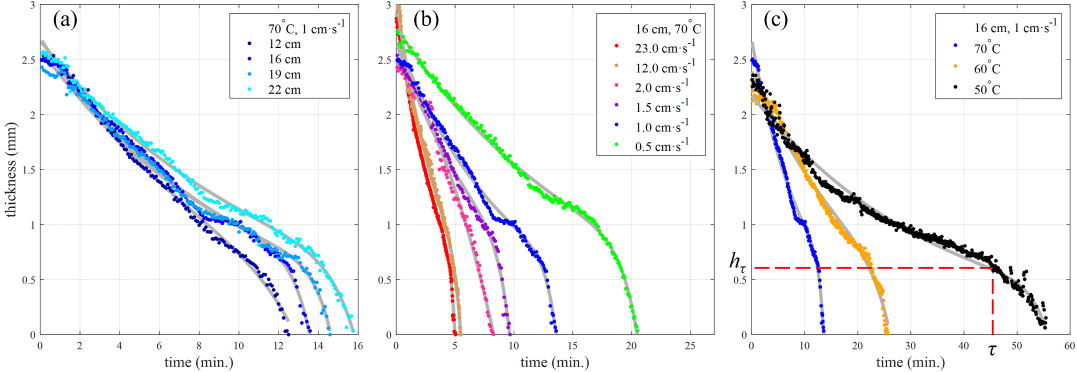
#> input picture revision_R2/source_data/published_figures/Zhang2025_JFE_Fig6.png, 2153 x 743 px (shown at 1/2 size)
$ python e15_digitise_published_cleaning_data.py
#> lines starting #> are read from the running program, lines starting #| are printed output that depends on the picture; after the words box and inside, x2 and y2 are one past the last pixel; in counts of white or black regions, pixels touching at a corner belong together
# Author: Ketney Otto
# Affiliation: "Lucian Blaga" University of Sibiu, Department of Agricultural
#              Science and Food Engineering, Dr. I. Ratiu Street, no. 7-9, 550012 Sibiu, Romania
# Contact: otto.ketney@ulbsibiu.ro | orcid.org/0000-0003-1638-1154

"""E15 - Digitisation of published experimental cleaning curves (revision R2).

Sources (both open access, CC BY 4.0; images in ../source_data/published_figures):
  Zhang et al. (2025) J. Food Eng. 400, 112636  - Figs. 6, 9 and 11
  Wiese et al. (2024) Heat Mass Transfer 60, 829-840 - Fig. 10a

Method: every axis is calibrated by linear regression on the pixel positions of its
tick/grid lines (listed below, detected on the native-resolution images); the data
series are separated by colour. Isolated markers (Figs. 9, 11 and Wiese 10a) are
located as centroids of connected components; dense overlapping markers (Fig. 6) are
reduced to the median ordinate per time bin. No point is picked by hand.

Output: ../outputs/E15_digitised_curves.csv, E15_axis_calibration.csv,
        E15_published_scalar_observations.csv
"""
import os
import numpy as np
import pandas as pd
from PIL import Image
from scipy import ndimage as ndi

HERE = os.path.dirname(os.path.abspath(__file__))
FIG = os.path.join(HERE, "..", "source_data", "published_figures")
OUT = os.path.join(HERE, "..", "outputs")

BLUE, NAVY, SKY, CYAN = (0, 0, 255), (0, 0, 160), (0, 160, 255), (0, 240, 255)
RED, TAN, PINK, PURPLE, GREEN, ORANGE = (255, 0, 0), (222, 160, 95), (255, 50, 150), (150, 0, 220), (0, 255, 0), (255, 170, 0)

# Axis calibration tables: (pixel, value) pairs read from frame, tick and grid lines.
PANELS = {
    # ---------------- Zhang et al. (2025), Fig. 6: thickness (mm) vs time (min)
    "Z6a": dict(img="Zhang2025_JFE_Fig6.png", box=(82, 715, 11, 667),
                xcal=[(80, 0), (159.5, 2), (239, 4), (318.5, 6), (398, 8), (477.5, 10), (557, 12), (636.5, 14), (716, 16)],
                ycal=[(9, 3), (119, 2.5), (228.5, 2), (339, 1.5), (449, 1), (558.5, 0.5), (668.5, 0)],
                legend=(455, 702, 22, 200), label=(90, 170, 15, 70)),
    "Z6b": dict(img="Zhang2025_JFE_Fig6.png", box=(794, 1427, 11, 667),
                xcal=[(792, 0), (909.5, 5), (1027.5, 10), (1145, 15), (1263, 20), (1381, 25)],
                ycal=[(9, 3), (119, 2.5), (228.5, 2), (339, 1.5), (449, 1), (558.5, 0.5), (668.5, 0)],
                legend=(1189, 1414, 22, 314), label=(805, 890, 15, 70)),
    "Z6c": dict(img="Zhang2025_JFE_Fig6.png", box=(1505, 2139, 11, 667),
                xcal=[(1503, 0), (1609, 10), (1715, 20), (1821, 30), (1927.5, 40), (2034, 50), (2140, 60)],
                ycal=[(9, 3), (119, 2.5), (228.5, 2), (339, 1.5), (449, 1), (558.5, 0.5), (668.5, 0)],
                legend=(1866, 2126, 22, 200), label=(1515, 1600, 15, 70)),
    # ---------------- Zhang et al. (2025), Fig. 9: protein concentration (g/L) vs time (min), 70 degC
    "Z9a": dict(img="Zhang2025_JFE_Fig9.png", box=(92, 902, 4, 654),
                xcal=[(99, 0), (232, 5), (364.5, 10), (497.5, 15), (630, 20), (762.5, 25), (895, 30)],
                ycal=[(10, 0.7), (101, 0.6), (191.5, 0.5), (282.5, 0.4), (374, 0.3), (464.5, 0.2), (555.5, 0.1), (647, 0)],
                legend=(640, 865, 472, 620), label=(105, 170, 20, 70)),
    "Z9b": dict(img="Zhang2025_JFE_Fig9.png", box=(1017, 1828, 4, 654),
                xcal=[(1024, 0), (1156.5, 5), (1289.5, 10), (1422.5, 15), (1555.5, 20), (1688, 25), (1821, 30)],
                ycal=[(68, 2), (212.5, 1.5), (357.5, 1), (502, 0.5), (647, 0)],
                legend=(1575, 1800, 18, 162), label=(1030, 1095, 20, 70)),
    # ---------------- Zhang et al. (2025), Fig. 11: concentration (g/L) vs time (min), 70 degC
    "Z11a": dict(img="Zhang2025_JFE_Fig11.png", box=(100, 905, 6, 599),
                 xcal=[(107, 0), (239.5, 5), (370.5, 10), (502.5, 15), (634.5, 20), (766.5, 25), (898, 30)],
                 ycal=[(12, 0.7), (94.5, 0.6), (177.5, 0.5), (260.5, 0.4), (343.5, 0.3), (426.5, 0.2), (509.5, 0.1), (592, 0)],
                 legend=(575, 828, 255, 350), label=(115, 200, 15, 75)),
    "Z11b": dict(img="Zhang2025_JFE_Fig11.png", box=(1020, 1824, 6, 599),
                 xcal=[(1028, 0), (1158.5, 5), (1290.5, 10), (1422, 15), (1553.5, 20), (1685.5, 25), (1817, 30)],
                 ycal=[(12, 2), (157, 1.5), (302.5, 1), (447.5, 0.5), (592, 0)],
                 legend=(1493, 1748, 22, 120), label=(1035, 1110, 15, 75)),
    "Z11c": dict(img="Zhang2025_JFE_Fig11.png", box=(100, 905, 695, 1289),
                 xcal=[(107, 0), (220.5, 5), (333.5, 10), (446.5, 15), (559.5, 20), (672.5, 25), (785, 30), (898, 35)],
                 ycal=[(701, 0.8), (773.5, 0.7), (846.5, 0.6), (919, 0.5), (991.5, 0.4), (1064, 0.3), (1136.5, 0.2), (1209.5, 0.1), (1282, 0)],
                 legend=(575, 828, 944, 1040), label=(115, 200, 705, 765)),
    "Z11d": dict(img="Zhang2025_JFE_Fig11.png", box=(1020, 1824, 695, 1289),
                 xcal=[(1027, 0), (1290.5, 5), (1553.5, 10), (1817, 15)],
                 ycal=[(745.5, 1.2), (835, 1.0), (924.5, 0.8), (1013.5, 0.6), (1103.5, 0.4), (1192.5, 0.2), (1282, 0)],
                 legend=(1487, 1753, 828, 924), label=(1035, 1110, 705, 765)),
    # ---------------- Wiese et al. (2024), Fig. 10a: 0.125 M NaOH, 23.5 degC
    "W10a_protein": dict(img="Wiese2024_HMT_Fig10.png", box=(153, 860, 64, 576),
                         xcal=[(160, 0), (237, 10), (314.5, 20), (391, 30), (468, 40), (545, 50), (621.5, 60), (698.5, 70), (776, 80), (852, 90)],
                         ycal=[(118.5, 0.4), (230.5, 0.3), (343.5, 0.2), (456, 0.1), (568.5, 0.0)],
                         legend=(150, 462, 30, 141), label=(0, 0, 0, 0)),
    "W10a_height": dict(img="Wiese2024_HMT_Fig10.png", box=(153, 860, 64, 576),
                        xcal=[(160, 0), (237, 10), (314.5, 20), (391, 30), (468, 40), (545, 50), (621.5, 60), (698.5, 70), (776, 80), (852, 90)],
                        ycal=[(62.5, 4), (188.5, 3), (315.5, 2), (441.5, 1), (568.5, 0)],
                        legend=(150, 462, 30, 141), label=(0, 0, 0, 0)),
}

# Series: panel, name, colour (or "black"/"grey"), mode, conditions
SERIES = [
    ("Z6a", "x=12cm", NAVY, "dense", dict(T_C=70, v_cm_s=1.0, x_cm=12, quantity="thickness_mm", system="closed")),
    ("Z6a", "x=16cm", BLUE, "dense", dict(T_C=70, v_cm_s=1.0, x_cm=16, quantity="thickness_mm", system="closed")),
    ("Z6a", "x=19cm", SKY, "dense", dict(T_C=70, v_cm_s=1.0, x_cm=19, quantity="thickness_mm", system="closed")),
    ("Z6a", "x=22cm", CYAN, "dense", dict(T_C=70, v_cm_s=1.0, x_cm=22, quantity="thickness_mm", system="closed")),
    ("Z6b", "v=23.0", RED, "dense", dict(T_C=70, v_cm_s=23.0, x_cm=16, quantity="thickness_mm", system="closed")),
    ("Z6b", "v=12.0", TAN, "dense", dict(T_C=70, v_cm_s=12.0, x_cm=16, quantity="thickness_mm", system="closed")),
    ("Z6b", "v=2.0", PINK, "dense", dict(T_C=70, v_cm_s=2.0, x_cm=16, quantity="thickness_mm", system="closed")),
    ("Z6b", "v=1.5", PURPLE, "dense", dict(T_C=70, v_cm_s=1.5, x_cm=16, quantity="thickness_mm", system="closed")),
    ("Z6b", "v=1.0", BLUE, "dense", dict(T_C=70, v_cm_s=1.0, x_cm=16, quantity="thickness_mm", system="closed")),
    ("Z6b", "v=0.5", GREEN, "dense", dict(T_C=70, v_cm_s=0.5, x_cm=16, quantity="thickness_mm", system="closed")),
    ("Z6c", "T=70", BLUE, "dense", dict(T_C=70, v_cm_s=1.0, x_cm=16, quantity="thickness_mm", system="closed")),
    ("Z6c", "T=60", ORANGE, "dense", dict(T_C=60, v_cm_s=1.0, x_cm=16, quantity="thickness_mm", system="closed")),
    ("Z6c", "T=50", "black", "dense", dict(T_C=50, v_cm_s=1.0, x_cm=16, quantity="thickness_mm", system="closed")),
    ("Z9a", "v=0.5", GREEN, "dots", dict(T_C=70, v_cm_s=0.5, x_cm=np.nan, quantity="tank_conc_g_L", system="closed")),
    ("Z9a", "v=1.0", BLUE, "dots", dict(T_C=70, v_cm_s=1.0, x_cm=np.nan, quantity="tank_conc_g_L", system="closed")),
    ("Z9a", "v=1.5", PURPLE, "dots", dict(T_C=70, v_cm_s=1.5, x_cm=np.nan, quantity="tank_conc_g_L", system="closed")),
    ("Z9b", "v=0.5", GREEN, "dots", dict(T_C=70, v_cm_s=0.5, x_cm=np.nan, quantity="effluent_conc_g_L", system="open")),
    ("Z9b", "v=1.0", BLUE, "dots", dict(T_C=70, v_cm_s=1.0, x_cm=np.nan, quantity="effluent_conc_g_L", system="open")),
    ("Z9b", "v=1.5", PURPLE, "dots", dict(T_C=70, v_cm_s=1.5, x_cm=np.nan, quantity="effluent_conc_g_L", system="open")),
    ("Z11a", "v=1.0", BLUE, "dots", dict(T_C=70, v_cm_s=1.0, x_cm=np.nan, quantity="tank_conc_g_L", system="closed")),
    ("Z11b", "v=1.0", BLUE, "dots", dict(T_C=70, v_cm_s=1.0, x_cm=np.nan, quantity="effluent_conc_g_L", system="open")),
    ("Z11c", "v=0.5", GREEN, "dots", dict(T_C=70, v_cm_s=0.5, x_cm=np.nan, quantity="tank_conc_g_L", system="closed")),
    ("Z11d", "v=23.0", RED, "dots", dict(T_C=70, v_cm_s=23.0, x_cm=np.nan, quantity="tank_conc_g_L", system="closed")),
    ("W10a_protein", "protein", "black", "dots", dict(T_C=23.5, v_cm_s=8.3, x_cm=np.nan, quantity="protein_conc_gWPIgel_per_Lsol", system="closed")),
    ("W10a_height", "layer_height", "grey", "dense", dict(T_C=23.5, v_cm_s=8.3, x_cm=np.nan, quantity="layer_height_mm", system="closed")),
]
BIN_MIN = {"Z6a": 0.25, "Z6b": 0.25, "Z6c": 0.5, "W10a_height": 1.0}

_cache = {}


def load(name):
    if name not in _cache:
        _cache[name] = np.asarray(Image.open(os.path.join(FIG, name)).convert("RGB")).astype(int)
    return _cache[name]


def calib(pairs):
    px = np.array([p for p, _ in pairs], float)
    val = np.array([v for _, v in pairs], float)
    slope, icpt = np.polyfit(px, val, 1)
    resid = val - (slope * px + icpt)
    return slope, icpt, float(np.max(np.abs(resid)))


def mask_for(im, colour, panel_colours):
    """Pixels closer to `colour` than to any other series colour of the panel (and within tolerance)."""
    if colour == "black":
        return (im.mean(axis=2) < 70) & ((im.max(axis=2) - im.min(axis=2)) < 40)
    if colour == "grey":   # dark-grey squares of Wiese Fig. 10a (layer height)
        g = im.mean(axis=2)
        return (g > 60) & (g < 110) & ((im.max(axis=2) - im.min(axis=2)) < 25)
    d = np.sqrt(((im - np.array(colour)) ** 2).sum(axis=2))
    m = d < 70
    for other in panel_colours:
        if isinstance(other, tuple) and other != colour:
            m &= d < np.sqrt(((im - np.array(other)) ** 2).sum(axis=2))
    return m


def restrict(m, box, legend, label, inner=3):
    x0, x1, y0, y1 = box
    out = np.zeros_like(m)
    out[y0 + inner:y1 - inner, x0 + inner:x1 - inner] = m[y0 + inner:y1 - inner, x0 + inner:x1 - inner]
    for (a, b, c, d) in (legend, label):
        out[c:d, a:b] = False
    return out


def main():
    rows, cal_rows = [], []
    for pname, p in PANELS.items():
        sx, ix, ex = calib(p["xcal"])
        sy, iy, ey = calib(p["ycal"])
        cal_rows.append(dict(panel=pname, image=p["img"], x_units_per_px=sx, x_offset=ix, x_max_abs_resid=ex,
                             y_units_per_px=sy, y_offset=iy, y_max_abs_resid=ey,
                             n_x_ticks=len(p["xcal"]), n_y_ticks=len(p["ycal"])))
    cal = {r["panel"]: r for r in cal_rows}

    for pname, sname, colour, mode, cond in SERIES:
        p = PANELS[pname]
        im = load(p["img"])
        panel_colours = [c for (pn, _, c, _, _) in SERIES if pn == pname]
        m = restrict(mask_for(im, colour, panel_colours), p["box"], p["legend"], p["label"])
#> in mask_for, `d = np.sqrt(((im - np.array(colour)) ** 2).sum(axis=2))`:
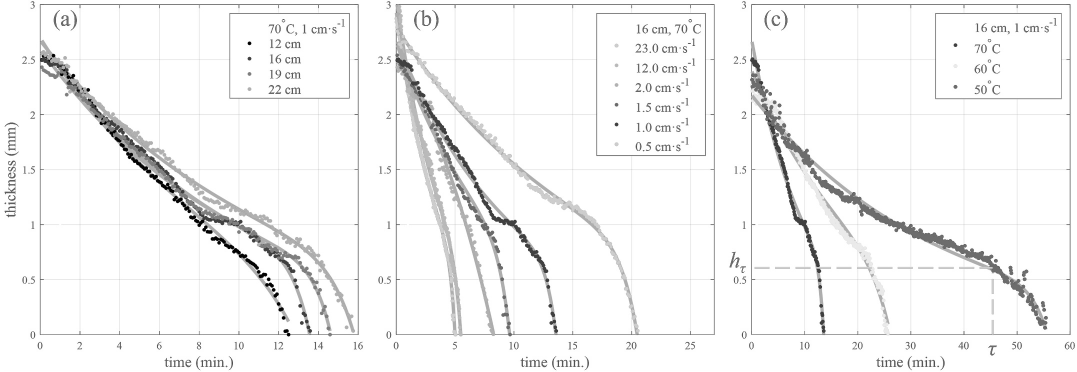
#> d: shape (743, 2153) float64 (shown at 1/2 size); min 0, max 372.9, mean 358.4; drawn with min black and max white
#> in mask_for, `m = d < 70`:
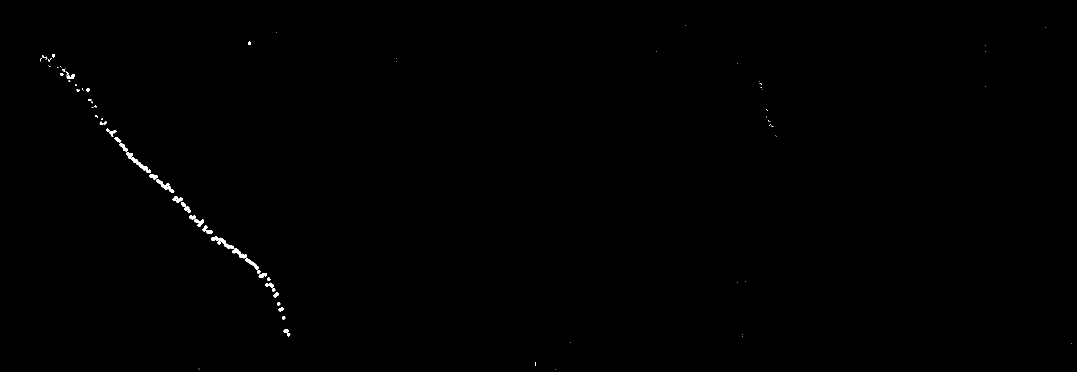
#> m: shape (743, 2153) bool (shown at 1/2 size); 0.24% white; 86 white regions (47 under 20 px), largest, box (x1, y1, x2, y2) and area: (253, 305, 302, 346) 421, (422, 473, 468, 498) 359, (312, 358, 349, 386) 300
#> in restrict, `x0, x1, y0, y1 = box`: x0 = 82; x1 = 715; y0 = 11; y1 = 667
#> the loop in restrict, `for (a, b, c, d) in (legend, label):` made 2 passes
#> (a, b, c, d) on passes 1 to 2: (455, 702, 22, 200), (90, 170, 15, 70)
        c = cal[pname]
        fx = lambda px: c["x_units_per_px"] * px + c["x_offset"]
        fy = lambda py: c["y_units_per_px"] * py + c["y_offset"]
        if mode == "dots":
            if colour == "black":   # remove thin lines (frame, vertical markers): keep blobs only
                m = ndi.binary_opening(m, structure=np.ones((7, 7), bool))
            lab, k = ndi.label(m)
            if k == 0:
                continue
            idx = range(1, k + 1)
            area = np.asarray(ndi.sum(m, lab, idx))
            com = np.asarray(ndi.center_of_mass(m, lab, idx))
            med = np.median(area[area > 20])
            for a, (cy, cx) in zip(area, com):
                if a < 0.25 * med:
                    continue
                n_markers = max(1, int(round(a / med)))   # merged neighbours are flagged
                rows.append(dict(panel=pname, series=sname, **cond, t_min=fx(cx), value=fy(cy),
                                 n_px=int(a), flag="merged" if n_markers > 1 else ("partial" if a < 0.6 * med else "")))
        else:
            if colour in ("black", "grey"):   # remove frame, tick and marker lines: keep marker blobs only
                k = 3 if colour == "black" else 5
                m = ndi.binary_opening(m, structure=np.ones((k, k), bool))
                m[:, p["box"][1] - 8:] = False
            ys, xs = np.nonzero(m)
#> ys = 3664 values from 108 to 663; xs = 3664 values, max 576 at index 3633, min 85 at index 10, mean 364.8
            if len(xs) == 0:
                continue
            t = fx(xs)
#> t = 3664 values, max 12.48 at index 3633, min 0.126 at index 10, mean 7.17
            v = fy(ys)
#> v = 3664 values, max 2.55 at index 0, min 0.0253 at index 3654, mean 1.21
            w = BIN_MIN[pname]
            b = np.floor(t / w + 0.5).astype(int)
#> b = 3664 values, max 50 at index 3621, min 1 at index 10, mean 28.66
            for bi in np.unique(b):
                sel = b == bi
                if sel.sum() < 12:
                    continue
                rows.append(dict(panel=pname, series=sname, **cond, t_min=bi * w, value=float(np.median(v[sel])),
                                 n_px=int(sel.sum()), flag=""))
#> this loop made 50 passes
#> after the loop, rows = 50 items
            # black/grey series end at their first gap of more than three empty bins (residual line pixels are discarded)
            if colour not in ("black", "grey"):
                continue
            mine = [r for r in rows if r["panel"] == pname and r["series"] == sname]
            others = [r for r in rows if not (r["panel"] == pname and r["series"] == sname)]
            mine.sort(key=lambda r: r["t_min"])
            keep = [mine[0]] if mine else []
            for r in mine[1:]:
                if r["t_min"] - keep[-1]["t_min"] > 3.5 * w:
                    break
                keep.append(r)
            rows[:] = others + keep
    df = pd.DataFrame(rows).sort_values(["panel", "series", "t_min"]).reset_index(drop=True)
    df["source"] = np.where(df.panel.str.startswith("Z"), "Zhang et al. (2025) J Food Eng 400:112636",
                            "Wiese et al. (2024) Heat Mass Transfer 60:829-840")
    df["NaOH_wt_pct"] = 0.5
#> (the run stopped early here; a loop or call above may not have finished)
